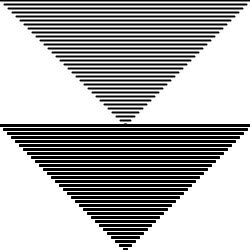
Frame 1 (no input)
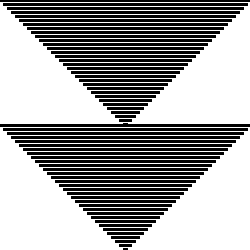
Frame 60 (the mouse pressed at the canvas centre just before this capture)
Frame 120 (the mouse held since frame 60 and released just before this capture): identical to frame 60, image omitted

The Processing sketch that drew these frames (run headless with seeded random() and noise(); from frame 60 on, the mouse is pressed at the canvas centre):

// Processing sketch: processing_14688
// ── processing_14688.pde


void setup() {  
  size(250, 250);
  background(255);  
}

void draw() { 
 for(int i=0; i<125; i= i+4){
 for(int j=125; 250>j; j= j+4){
 line(j-125,j,375-j,j);
 strokeWeight(2);
 
 }
  line(0+i,i,250-i,i);
  strokeWeight(2);
  }
}

                
               
